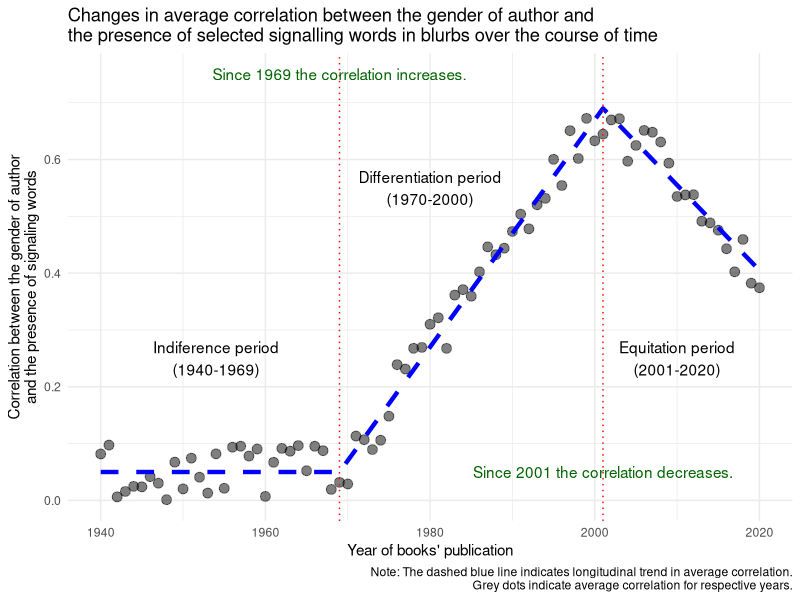

Reproduce this figure in R.
## ---- chunk 1
knitr::opts_chunk$set(echo = TRUE)
## ---- chunk 2
library(tibble)
library(ggplot2)
corrs = c(rep(0, 29), seq(0, 0.62, 0.02), seq(0.64, 0.355, -0.015))
df = tibble(years = 1940:2020, trend = corrs + 0.05, corrs = corrs + runif(81, 0, 0.1))

ggplot(data = df, aes(x = years, y = corrs)) +
  geom_point(size = 3, alpha = 0.5) +
  geom_line(aes(y = trend), color = 'blue', linetype = 2, size = 1.5 ) +
  geom_vline(xintercept = c(1969, 2001), color = "red", linetype = 3) +
  annotate("text", x = 1969, y = 0.75, label = "Since 1969 the correlation increases.", 
           color = "darkgreen") +
  annotate("text", x = 2001, y = 0.05, label = "Since 2001 the correlation decreases.", 
           color = "darkgreen") +
  annotate("text", x = 1954, y = 0.25, label = "Indiference period\n(1940-1969)") +
  annotate("text", x = 1980, y = 0.55, label = "Differentiation period\n(1970-2000)") +
  annotate("text", x = 2010, y = 0.25, label = "Equitation period\n(2001-2020)") +
  labs(title = "Changes in average correlation between the gender of author and
the presence of selected signalling words in blurbs over the course of time",
    x = "Year of books' publication", 
    y = "Correlation between the gender of author
and the presence of signaling words",
caption = "Note: The dashed blue line indicates longitudinal trend in average correlation.
Grey dots indicate average correlation for respective years.") +
  theme_minimal()
